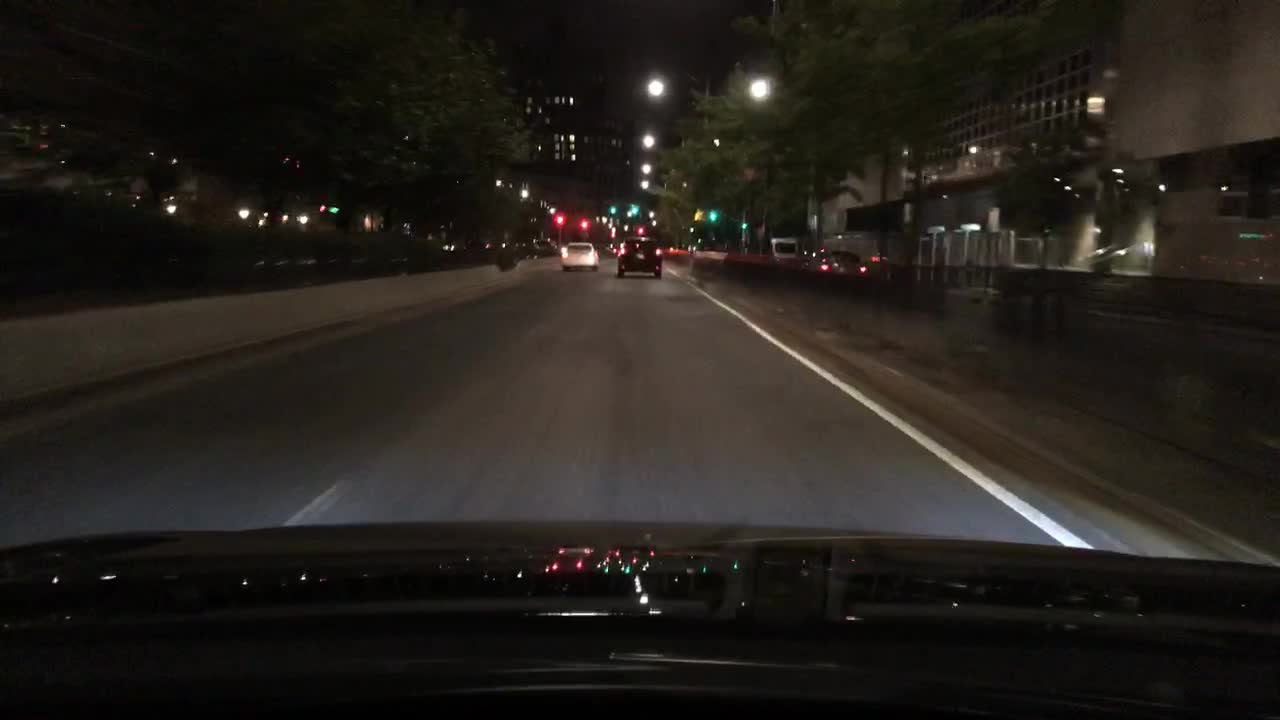
#> input picture skydetection/sample/cabc9045-5a50690f.jpg, 1280 x 720 px
$ python skydetection_main.py   (older library calls are emulated)
#> lines starting #> are read from the running program, lines starting #| are printed output that depends on the picture; after the words box and inside, x2 and y2 are one past the last pixel; in counts of white or black regions, pixels touching at a corner belong together
### skydetection/sky_detector/detector.py
import cv2
from statistics import median
from scipy.signal import medfilt
from scipy import ndimage
import numpy as np
from matplotlib import pyplot as plt


def cal_skyline(mask):
    h, w = mask.shape
    greatest = 0
    zerolist = []
    zerolist2 = []
    print(w)
    for i in range(w):
        raw = mask[:, i]
        after_median = medfilt(raw, 19)
        try:

            first_zero_index = np.where(after_median == 0)[0][0]
            first_one_index = np.where(after_median == 1)[0][0]
            if greatest < first_zero_index :
                greatest = first_zero_index
            if first_zero_index != 0:
                zerolist2.append(first_zero_index)
            zerolist.append(first_zero_index)

            #if first_zero_index > 20:
            mask[first_one_index:first_zero_index, i] = 0
            mask[first_zero_index:, i] = 1
            mask[:first_one_index, i] = 1
        except:
            continue
    medline = int(median(zerolist2))
    meanline = int(np.mean(zerolist2))

    return mask, medline, meanline, greatest


def get_sky_region_gradient(img):

    h, w, _ = img.shape
    print(w)

    blurshape = (5,5)

    img_gray = cv2.cvtColor(img, cv2.COLOR_BGR2GRAY)
    plt.imshow(img_gray)
    plt.show()

    img_gray = cv2.blur(img_gray, blurshape)
    plt.imshow(img_gray)
    plt.show()
    cv2.medianBlur(img_gray, 15)
    lap = cv2.Laplacian(img_gray, cv2.CV_8U)
    gradient_mask = (lap < 6).astype(np.uint8)
    kernel = cv2.getStructuringElement(cv2.MORPH_RECT, blurshape)
    mask = cv2.morphologyEx(gradient_mask, cv2.MORPH_ERODE, kernel)
    #plt.imshow(mask)
    #plt.show()

    mask, medline, meanline, greatest = cal_skyline(mask)
    #plt.imshow(mask)
    #plt.show()
    temp = 130
    after_img = cv2.bitwise_and(img, img, mask=mask)
    after_img[meanline-5:meanline+5,:] = (255,0,255)
    #after_img[int(np.mean([medline,temp]))-5 : int(np.mean([medline,temp]))+5,:] = (255,255,0)
    #after_img[temp-5:temp+5,:] = (0,255,0)

    return after_img

### skydetection/skydetection_main.py
from sky_detector import detector
import cv2
from matplotlib import pyplot as plt
import os


img = cv2.imread("sample/cabc9045-5a50690f.jpg")[:,:,::-1]
h,w,_ = img.shape
#> h = 720; w = 1280
img = img[:int(h/2),:]#int(w/3):int(2*w/3)]
#> img: shape (360, 1280, 3)
plt.figure(2)
plt.subplot(2,1,1)
plt.imshow(img)

img_sky = detector.get_sky_region_gradient(img)
#| 1280
#> in get_sky_region_gradient, `plt.show()`:
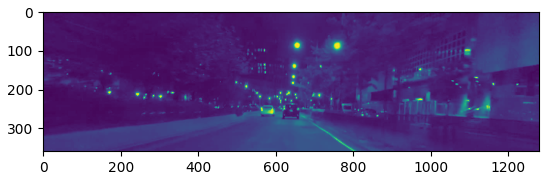
#> figure drawn by matplotlib, 1 panel
#> in get_sky_region_gradient, `img_gray = cv2.blur(img_gray, blurshape)`:
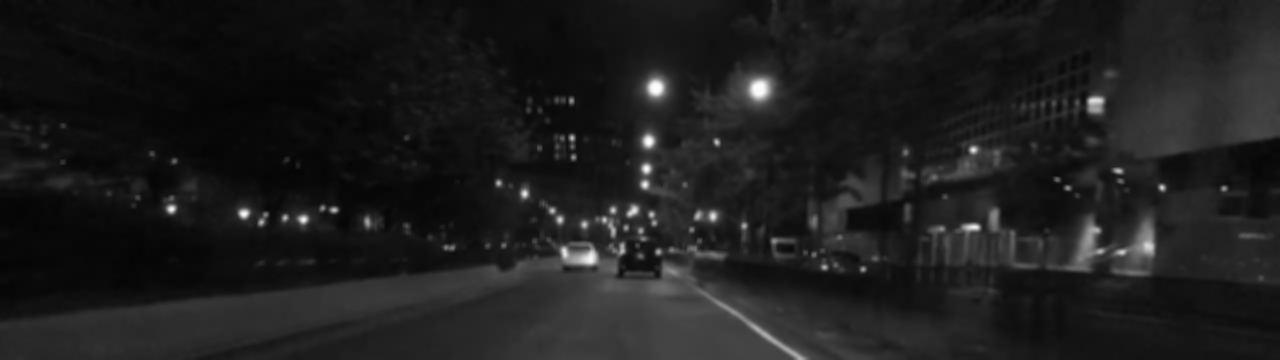
#> img_gray: shape (360, 1280); min 4, max 252, mean 29.5
#> in get_sky_region_gradient, `lap = cv2.Laplacian(img_gray, cv2.CV_8U)`:
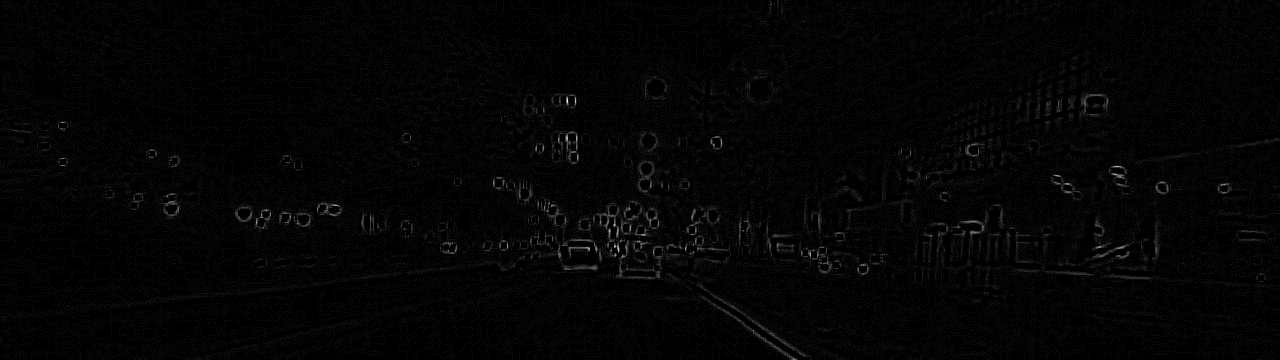
#> lap: shape (360, 1280); min 0, max 39, mean 0.7; drawn with min black and max white
#> in get_sky_region_gradient, `gradient_mask = (lap < 6).astype(np.uint8)`:
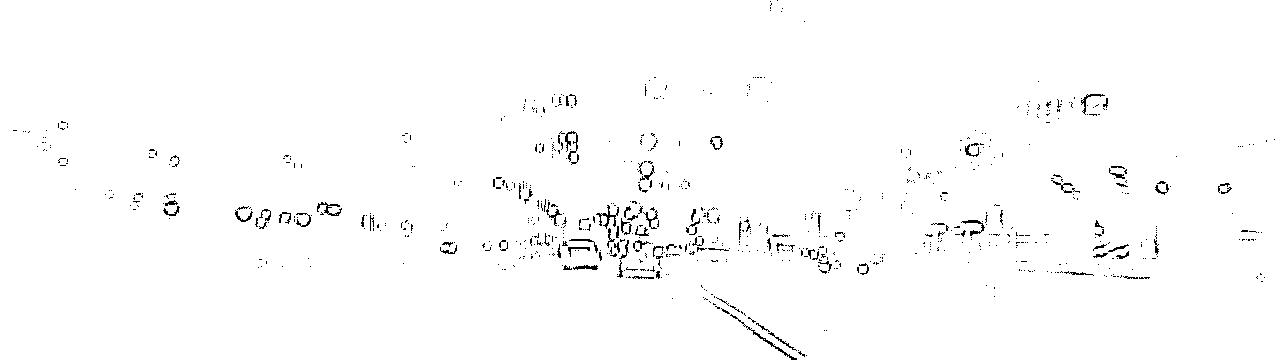
#> gradient_mask: shape (360, 1280); values 0 (black) and 1 (white), 98.7% white; black in thin lines or dots
#> in get_sky_region_gradient, `mask = cv2.morphologyEx(gradient_mask, cv2.MORPH_ERODE, kernel)`:
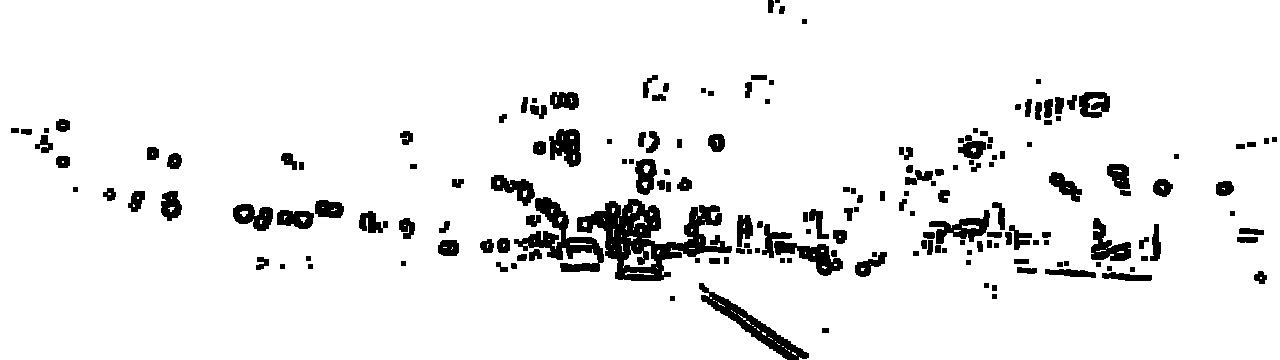
#> mask: shape (360, 1280); values 0 (black) and 1 (white), 92.9% white; 182 black regions (1 under 20 px), largest, box (x1, y1, x2, y2) and area: (577, 199, 732, 281) 5503, (514, 197, 604, 272) 2296, (699, 283, 809, 360) 1759
#| 1280
#> the loop in cal_skyline, `for i in range(w):` made 1280 passes
#> (first_zero_index, greatest) on passes 42, 49, 108, 109, 132, 162: (135, 135), (143, 143), (188, 188), (190, 190), (196, 196), (203, 203)
#> first_zero_index on passes 43 to 48: 135, 135, 130, 130, 130, 130
#> after the loop in cal_skyline, `for i in range(w):`:
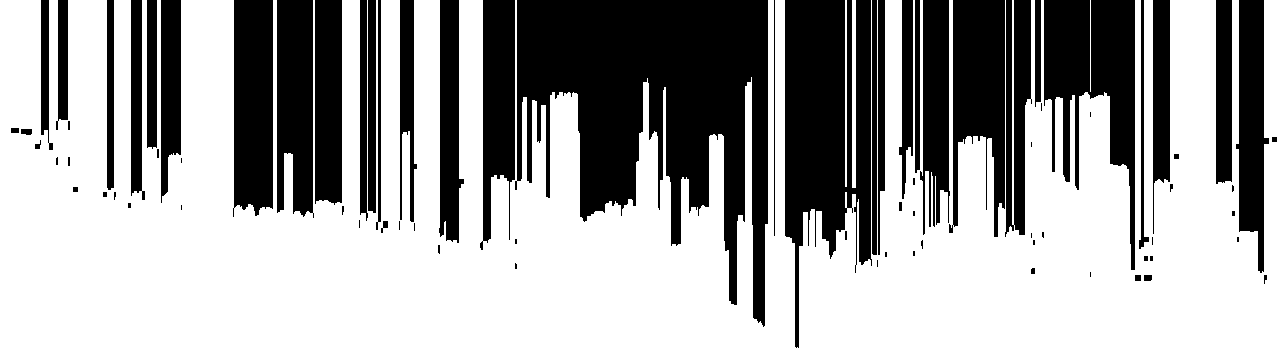
#> mask: shape (360, 1280); values 0 (black) and 1 (white), 64.6% white; 80 black regions (36 under 20 px), largest, box (x1, y1, x2, y2) and area: (515, 0, 768, 327) 44911, (785, 0, 872, 348) 19303, (1044, 0, 1135, 270) 12112
#> after the loop in cal_skyline, `for i in range(w):`: greatest = 348; zerolist = 885 values, max 348 at index 530, min 0 at index 502, mean 183; zerolist2 = 869 values, max 348 at index 514, min 77 at index 485, mean 186.3
#> in cal_skyline, `medline = int(median(zerolist2))`: medline = 199
#> in cal_skyline, `meanline = int(np.mean(zerolist2))`: meanline = 186
#> in get_sky_region_gradient, `mask, medline, meanline, greatest = cal_skyline(mask)`: medline = 199; meanline = 186; greatest = 348
#> in get_sky_region_gradient, `after_img[meanline-5:meanline+5,:] = (255,0,255)`:
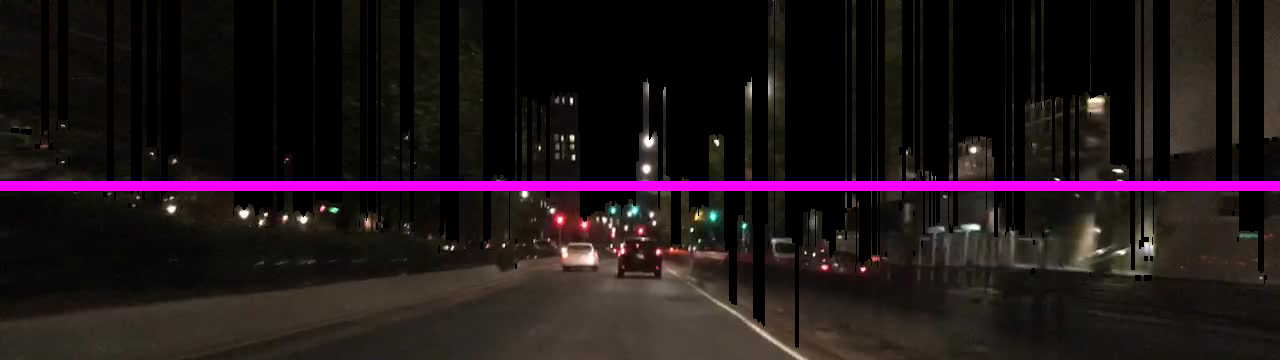
#> after_img: shape (360, 1280, 3); mean R, G, B 32.2, 21.2, 24.1
plt.figure(2)
plt.subplot(2,1,2)
plt.imshow(img_sky)
plt.show()

$ run again, with skydetection/sample/0ace96c3-48481887.jpg copied over skydetection/sample/cabc9045-5a50690f.jpg
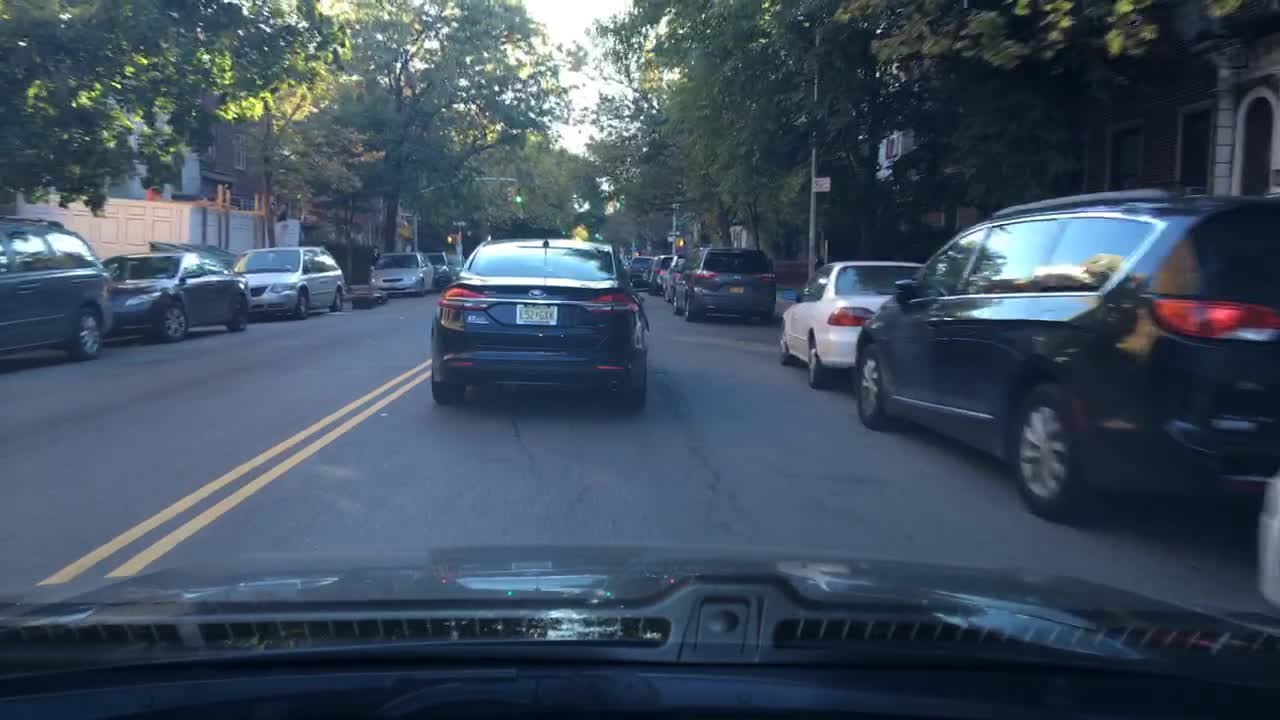
#> input picture skydetection/sample/0ace96c3-48481887.jpg, 1280 x 720 px
#| 1280
#> gradient_mask: shape (360, 1280); values 0 (black) and 1 (white), 93% white; black in thin lines or dots
#| 1280
#> the loop in cal_skyline, `for i in range(w):` made 1280 passes
#> (first_zero_index, first_one_index, greatest) on passes 1, 12: (10, 0, 10), (187, 0, 187)
#> after the loop in cal_skyline, `for i in range(w):`:
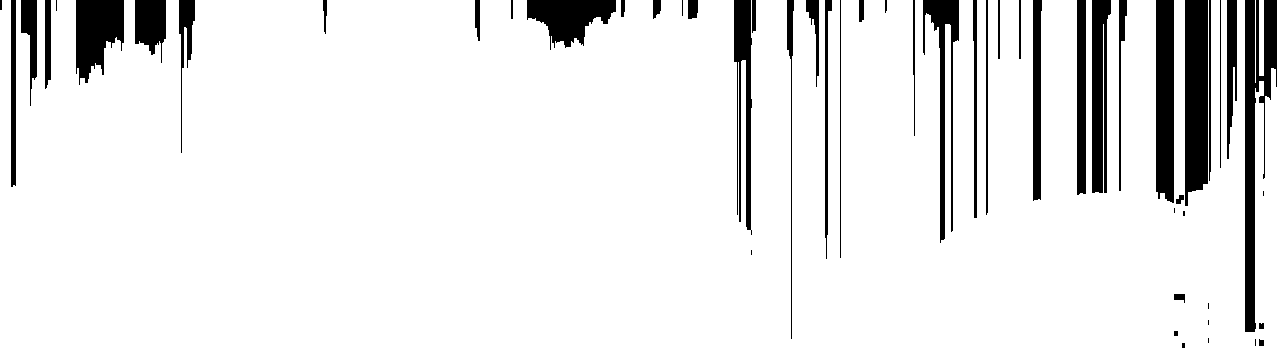
#> mask: shape (360, 1280); values 0 (black) and 1 (white), 91.1% white; 54 black regions (11 under 20 px), largest, box (x1, y1, x2, y2) and area: (1245, 0, 1277, 332) 4867, (1185, 0, 1208, 206) 4400, (1156, 0, 1174, 203) 3558
#> after the loop in cal_skyline, `for i in range(w):`: greatest = 339; zerolist = 1261 values, max 339 at index 790, min 0 at index 2, mean 32.28; zerolist2 = 477 values, max 339 at index 273, min 10 at index 0, mean 85.34
#> in cal_skyline, `medline = int(median(zerolist2))`: medline = 45
#> in cal_skyline, `meanline = int(np.mean(zerolist2))`: meanline = 85
#> in get_sky_region_gradient, `mask, medline, meanline, greatest = cal_skyline(mask)`: medline = 45; meanline = 85; greatest = 339
#> in get_sky_region_gradient, `after_img[meanline-5:meanline+5,:] = (255,0,255)`:
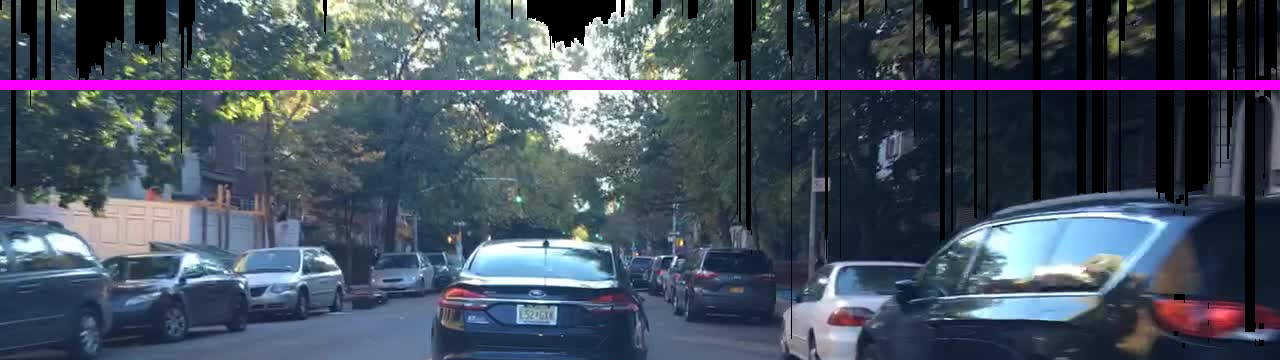
#> after_img: shape (360, 1280, 3); mean R, G, B 73.3, 79.7, 97.3
